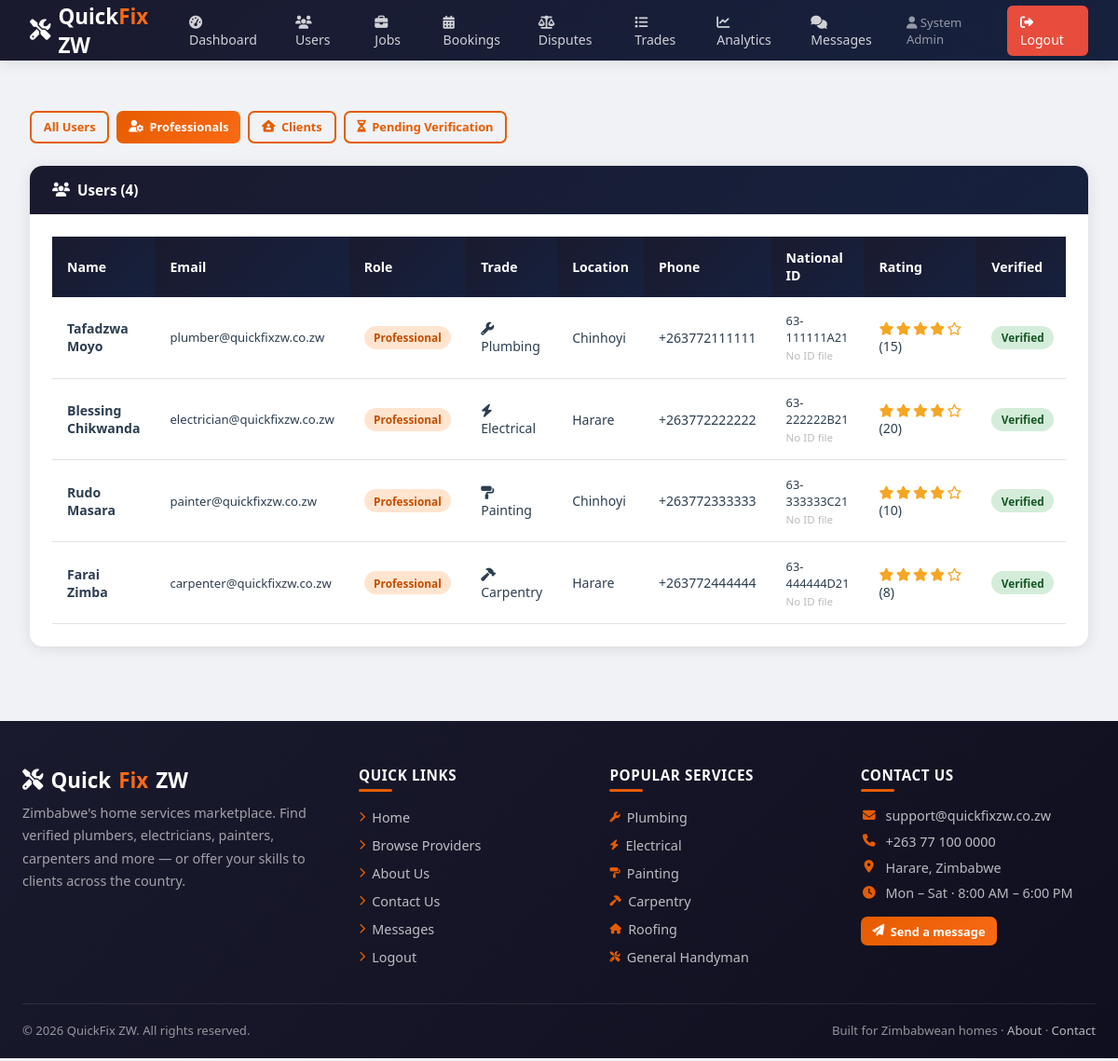
/admin/users.php?filter=professionals (signed in), run on the app's committed database.
### tables this page shows
CREATE TABLE IF NOT EXISTS professional_profiles (
    profile_id       INT AUTO_INCREMENT PRIMARY KEY,
    user_id          INT UNIQUE NOT NULL,
    trade            ENUM('Plumbing','Electrical','Painting','Carpentry','Tiling','Roofing','Welding','Landscaping','General Handyman') NOT NULL,
    bio              TEXT,
    years_experience INT DEFAULT 0,
    hourly_rate      DECIMAL(10,2) DEFAULT 5.00,
    rating_avg       DECIMAL(3,2) DEFAULT 0.00,
    total_reviews    INT DEFAULT 0,
    jobs_completed   INT DEFAULT 0,
    is_available     TINYINT DEFAULT 1,
    service_area     VARCHAR(200),
    FOREIGN KEY (user_id) REFERENCES users(user_id) ON DELETE CASCADE
);

CREATE TABLE IF NOT EXISTS users (
    user_id       INT AUTO_INCREMENT PRIMARY KEY,
    full_name     VARCHAR(100) NOT NULL,
    email         VARCHAR(100) UNIQUE NOT NULL,
    password_hash VARCHAR(255) NOT NULL,
    phone         VARCHAR(20),
    role          ENUM('client','professional','admin') NOT NULL,
    national_id   VARCHAR(30) DEFAULT NULL,
    verified      TINYINT DEFAULT 0,
    location      VARCHAR(100) DEFAULT NULL,
    created_at    TIMESTAMP DEFAULT CURRENT_TIMESTAMP
);

### admin/users.php (the view, shortened to what this page needs)
<?php
require_once '../includes/db.php';
require_once '../includes/functions.php';
$filter = $_GET['filter'] ?? 'all';
$perPage = 25;
$currentPage = max(1, (int)($_GET['page'] ?? 1));
$baseFrom = " FROM users u LEFT JOIN professional_profiles pp ON u.user_id=pp.user_id";
$where = "";
if($filter === 'professionals') $where = " WHERE u.role='professional'";
elseif($filter === 'clients') $where = " WHERE u.role='client'";
elseif($filter === 'pending') $where = " WHERE u.verified=0 AND u.role!='admin'";
$countStmt = $pdo->query("SELECT COUNT(*)".$baseFrom.$where);
$totalUsers = (int)$countStmt->fetchColumn();
$pagination = paginationData($totalUsers, $perPage, $currentPage);
$query = "SELECT u.*,pp.trade,pp.rating_avg,pp.jobs_completed".$baseFrom.$where." ORDER BY u.verified ASC, u.created_at DESC LIMIT ".$perPage." OFFSET ".$pagination['offset'];
$users = $pdo->query($query)->fetchAll();
?>
<!DOCTYPE html><html lang="en"><head>
<link rel="stylesheet" href="<?= BASE_URL ?>/css/style.css">
<link rel="stylesheet" href="https://cdnjs.cloudflare.com/ajax/libs/font-awesome/6.5.2/css/all.min.css">
</head><body>
<?php include '../includes/navbar.php'; ?>
<div class="container"><br>
<div style="display:flex;gap:0.5rem;margin-bottom:1.5rem;flex-wrap:wrap">
 <a href="?filter=all" class="btn btn-<?=$filter==='all'?'primary':'outline'?> btn-sm">All Users</a>
 <a href="?filter=professionals" class="btn btn-<?=$filter==='professionals'?'primary':'outline'?> btn-sm"><?=icon('user-gear')?> Professionals</a>
 <a href="?filter=clients" class="btn btn-<?=$filter==='clients'?'primary':'outline'?> btn-sm"><?=icon('house-user')?> Clients</a>
 <a href="?filter=pending" class="btn btn-<?=$filter==='pending'?'danger':'outline'?> btn-sm"><?=icon('hourglass-half')?> Pending Verification</a>
</div>
<div class="card">
 <div class="card-header"><?=icon('users')?> Users (<?=$totalUsers?>)</div>
 <div class="card-body">
 <div class="table-wrap"><table>
 <thead><tr><th>Name</th><th>Email</th><th>Role</th><th>Trade</th><th>Location</th><th>Phone</th><th>National ID</th><th>Rating</th><th>Verified</th><th>Actions</th></tr></thead>
 <tbody>
 <?php foreach($users as $u): ?>
 <tr>
 <td><strong><?=htmlspecialchars($u['full_name'])?></strong></td>
 <td style="font-size:0.82rem"><?=htmlspecialchars($u['email'])?></td>
 <td><span class="badge badge-<?=$u['role']==='admin'?'danger':($u['role']==='professional'?'primary':'success')?>"><?=ucfirst($u['role'])?></span></td>
 <td><?=$u['trade'] ? tradeIcon($u['trade']).' '.$u['trade'] : '-'?></td>
 <td><?=$u['location'] ?? '-'?></td>
 <td><?=$u['phone'] ?? '-'?></td>
 <td style="font-size:0.8rem">
 <?=$u['national_id'] ? htmlspecialchars($u['national_id']) : 'Not provided'?>
 <?php if(!empty($u['national_id_file'])): ?>
 <div style="margin-top:0.3rem;display:flex;gap:0.25rem;flex-wrap:wrap">
 <a href="<?= BASE_URL ?>/admin/view_id.php?user_id=<?=$u['user_id']?>" target="_blank" class="btn btn-outline btn-sm" style="padding:0.25rem 0.5rem;font-size:0.72rem"><?=icon('id-card')?> View ID</a>
 <a href="<?= BASE_URL ?>/admin/view_id.php?user_id=<?=$u['user_id']?>&download=1" class="btn btn-outline btn-sm" style="padding:0.25rem 0.5rem;font-size:0.72rem" title="Download"><?=icon('download')?></a>
 </div>
 <?php else: ?>
 <div style="font-size:0.72rem;color:#bbb;margin-top:0.2rem">No ID file</div>
 <?php endif; ?>
 </td>
 <td><?=$u['trade'] ? stars($u['rating_avg']).' ('.$u['jobs_completed'].')' : '-'?></td>
 <td><?=$u['verified'] ? '<span class="badge badge-success">Verified</span>' : '<span class="badge badge-warning">Pending</span>'?></td>
 </tr>
 <?php endforeach; ?>
 </tbody>
 </table></div>
 </div>
</div>
</div>
<?php include '../includes/footer.php'; ?>
</body></html>

### includes/functions.php (shortened to what this page needs)
<?php
function icon($name, $label=''){
 $labelAttr = $label !== '' ? ' aria-label="'.htmlspecialchars($label, ENT_QUOTES).'"' : ' aria-hidden="true"';
 return '<i class="fa-solid fa-'.$name.'"'.$labelAttr.'></i>';
}
function stars($r){
 $o = '';
 for($i = 1; $i <= 5; $i++){
 $o .= $i <= $r ? '<i class="fa-solid fa-star" aria-hidden="true"></i>' : '<i class="fa-regular fa-star" aria-hidden="true"></i>';
 }
 return '<span class="star-rating" aria-label="Rating '.number_format((float)$r, 1).' out of 5">'.$o.'</span>';
}
function tradeIcon($t){
 return match($t){
 'Plumbing' => icon('wrench'),
 'Electrical' => icon('bolt'),
 'Painting' => icon('paint-roller'),
 'Carpentry' => icon('hammer'),
 'Tiling' => icon('border-all'),
 'Roofing' => icon('house'),
 'Welding' => icon('fire-flame-curved'),
 'Landscaping' => icon('leaf'),
 default => icon('screwdriver-wrench')
 };
}
function paginationData($totalItems, $perPage, $currentPage){
 $totalPages = max(1, (int)ceil($totalItems / max(1, $perPage)));
 $page = min(max(1, $currentPage), $totalPages);
 return [
 'page' => $page,
 'total_pages' => $totalPages,
 'offset' => ($page - 1) * $perPage
 ];
}
?>

### css/style.css (style rules this page uses)
:root { --primary: #e65c00; --primary-light: #f96a15; --primary-dark: #c44d00; --secondary: #1a1a2e; --secondary-light: #16213e; --accent: #f5a623; --success: #27ae60; --danger: #e74c3c; --warning: #f39c12; --info: #2980b9; --light: #f8f9fa; --white: #ffffff; --gray: #6c757d; --dark: #2c3e50; --border: #dee2e6; --shadow: 0 2px 15px rgba(0,0,0,0.1); --shadow-lg: 0 8px 30px rgba(0,0,0,0.15); }
* { margin:0; padding:0; box-sizing:border-box; }
body { font-family:'Segoe UI',Tahoma,Geneva,Verdana,sans-serif; background:#f0f2f5; color:var(--dark); }
a { text-decoration:none; color:inherit; }
.fa-solid, .fa-regular { line-height:1; }
.star-rating { color:var(--accent); display:inline-flex; gap:0.15rem; }
.container { max-width:1200px; margin:0 auto; padding:2rem; }
.card { background:white; border-radius:14px; box-shadow:var(--shadow); overflow:hidden; }
.card-header { background:linear-gradient(135deg,var(--secondary),var(--secondary-light)); color:white; padding:1rem 1.5rem; font-weight:600; font-size:0.95rem; display:flex; align-items:center; gap:0.5rem; }
.card-body { padding:1.5rem; }
.btn { padding:0.68rem 1.4rem; border:none; border-radius:9px; cursor:pointer; font-size:0.88rem; font-weight:600; transition:all 0.2s; display:inline-flex; align-items:center; gap:0.4rem; font-family:inherit; }
.btn-primary { background:linear-gradient(135deg,var(--primary),var(--primary-light)); color:white; }
.btn-outline { background:transparent; border:2px solid var(--primary); color:var(--primary); }
.btn-sm { padding:0.4rem 0.8rem; font-size:0.8rem; border-radius:7px; }
.table-wrap { overflow-x:auto; }
table { width:100%; border-collapse:collapse; font-size:0.88rem; }
thead th { background:linear-gradient(135deg,var(--secondary),var(--secondary-light)); color:white; padding:0.85rem 1rem; text-align:left; font-weight:600; }
tbody tr { border-bottom:1px solid var(--border); transition:background 0.15s; }
tbody td { padding:0.8rem 1rem; }
.badge { padding:0.28rem 0.65rem; border-radius:20px; font-size:0.74rem; font-weight:600; display:inline-block; }
.badge-success { background:#d4edda; color:#155724; }
.badge-primary { background:#ffe5d0; color:#c44d00; }
.site-footer-col ul li a .fa-solid { font-size:0.7rem; color:var(--primary); }
.site-footer-contact li .fa-solid { color:var(--primary); width:18px; text-align:center; font-size:0.85rem; }

### data on the page
professional_profiles: user.full_name "Tafadzwa Moyo", user.email "plumber@quickfixzw.co.zw", user.role "Professional", trade "Plumbing", user.location "Chinhoyi", user.phone "+263772111111", user.national_id "63-111111A21", jobs_completed "15"
professional_profiles: user.full_name "Blessing Chikwanda", user.email "electrician@quickfixzw.co.zw", user.role "Professional", trade "Electrical", user.location "Harare", user.phone "+263772222222", user.national_id "63-222222B21", jobs_completed "20"
professional_profiles: user.full_name "Rudo Masara", user.email "painter@quickfixzw.co.zw", user.role "Professional", trade "Painting", user.location "Chinhoyi", user.phone "+263772333333", user.national_id "63-333333C21", jobs_completed "10"
professional_profiles: user.full_name "Farai Zimba", user.email "carpenter@quickfixzw.co.zw", user.role "Professional", trade "Carpentry", user.location "Harare", user.phone "+263772444444", user.national_id "63-444444D21", jobs_completed "8"

### other printed values
$name "System Admin"
$totalUsers "4"
